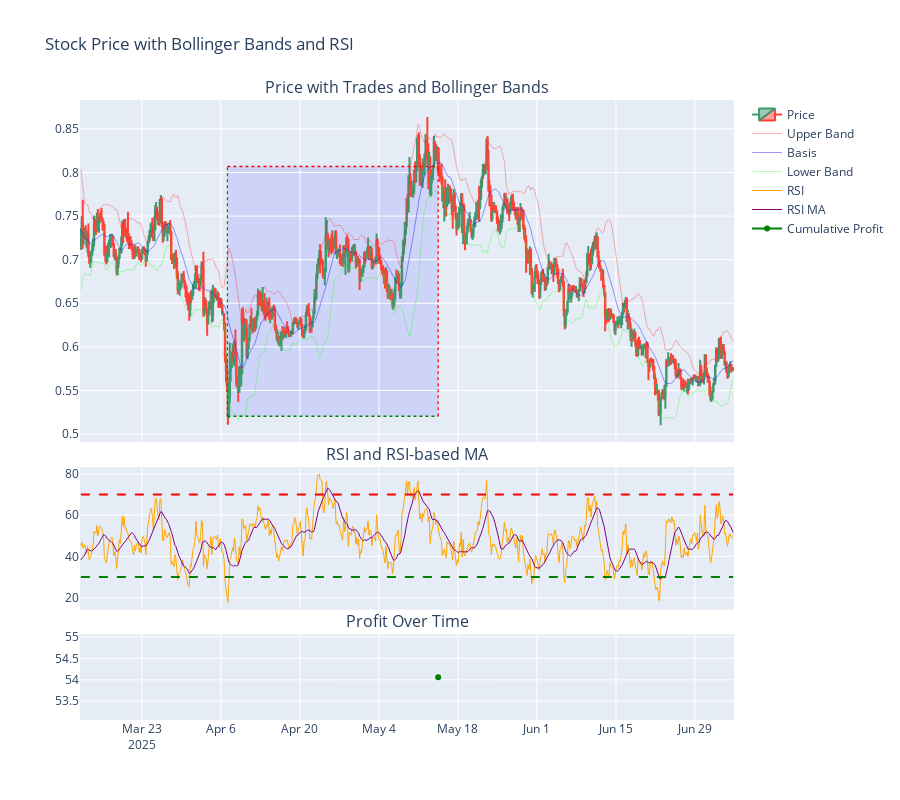

The code cell stored with this chart in its notebook:
### Code cell
## Code to plot the trades on price data
priceData = pd.read_csv("../Data/PriceData/KRAKEN_ADAUSD, 240.csv")

# get the last and top strategy
strat = trad2v[trad2v['Strategy'] == 9]

# Create figure with 2 rows: main price chart + RSI subplot
fig = make_subplots(
    rows=3, cols=1,
    shared_xaxes=True,
    vertical_spacing=0.04,
    row_heights=[0.6, 0.25, 0.15],
    subplot_titles=["Price with Trades and Bollinger Bands", "RSI and RSI-based MA", "Profit Over Time"]
)

# create a candlestick plot to show price
fig.add_trace(go.Candlestick(
    x=priceData.time,
    open=priceData.open,
    high=priceData.high,
    low=priceData.low,
    close=priceData.close,
    name='Price'
    ), row=1, col=1)

# # Add major low markers (triangle-up, green)
# fig.add_trace(go.Scatter(
#     x=major_lows['time'],
#     y=major_lows['close'],
#     mode='markers',
#     marker=dict(symbol='triangle-up', color='green', size=10),
#     name='Major Low'
# ))

# # Add major high markers (triangle-down, red)
# fig.add_trace(go.Scatter(
#     x=major_highs['time'],
#     y=major_highs['close'],
#     mode='markers',
#     marker=dict(symbol='triangle-down', color='red', size=10),
#     name='Major High'
# ))

# --- Bollinger Bands ---
fig.add_trace(go.Scatter(
    x=priceData['time'],
    y=priceData['Upper'],
    line=dict(color='rgba(255, 0, 0, 0.3)', width=1),
    name='Upper Band'
), row=1, col=1)

fig.add_trace(go.Scatter(
    x=priceData['time'],
    y=priceData['Basis'],
    line=dict(color='rgba(0, 0, 255, 0.4)', width=1),
    name='Basis'
), row=1, col=1)

fig.add_trace(go.Scatter(
    x=priceData['time'],
    y=priceData['Lower'],
    line=dict(color='rgba(0, 255, 0, 0.3)', width=1),
    name='Lower Band'
), row=1, col=1)

# --- RSI and RSI MA Subplot ---
fig.add_trace(go.Scatter(
    x=priceData['time'],
    y=priceData['RSI'],
    line=dict(color='orange', width=1),
    name='RSI'
), row=2, col=1)

fig.add_trace(go.Scatter(
    x=priceData['time'],
    y=priceData['RSI-based MA'],
    line=dict(color='purple', width=1),
    name='RSI MA'
), row=2, col=1)

# Add overbought/oversold lines
fig.add_shape(type='line', x0=priceData['time'].min(), x1=priceData['time'].max(),
              y0=70, y1=70, line=dict(color='red', dash='dash'), row=2, col=1)
fig.add_shape(type='line', x0=priceData['time'].min(), x1=priceData['time'].max(),
              y0=30, y1=30, line=dict(color='green', dash='dash'), row=2, col=1)

# Add shapes and annotations per trade
for _, trade in strat.iterrows():
    
    entry_time = trade['entry-time']
    exit_time = trade['exit-time']
    entry_price = trade['entry-price']
    exit_price = trade['exit-price']
    pct_change = trade['pct_change']
    profit = trade['profit']

    low_price = min(entry_price, exit_price)
    high_price = max(entry_price, exit_price)

    # 1. Rectangle for trade range
    fig.add_shape(
        type="rect",
        x0=entry_time,
        x1=exit_time,
        y0=low_price,
        y1=high_price,
        fillcolor="rgba(0, 0, 255, 0.1)",
        line=dict(width=0),
        layer="below"
    )

    # 2. Horizontal dotted green line at entry price
    fig.add_shape(
        type="line",
        x0=entry_time,
        x1=exit_time,
        y0=entry_price,
        y1=entry_price,
        line=dict(color="green", dash="dot", width=1.5),
        layer="above"
    )

    # 3. Horizontal dotted red line at exit price
    fig.add_shape(
        type="line",
        x0=entry_time,
        x1=exit_time,
        y0=exit_price,
        y1=exit_price,
        line=dict(color="red", dash="dot", width=1.5),
        layer="above"
    )

    # 4. Vertical dotted lines for timing
    fig.add_shape(
        type="line",
        x0=entry_time,
        x1=entry_time,
        y0=low_price,
        y1=high_price,
        line=dict(color="green", dash="dot", width=1.2),
        layer="above"
    )
    fig.add_shape(
        type="line",
        x0=exit_time,
        x1=exit_time,
        y0=low_price,
        y1=high_price,
        line=dict(color="red", dash="dot", width=1.2),
        layer="above"
    )

    # 5. Invisible marker to show trade info on hover
    mid_time = entry_time  # (optionally: midpoint = entry + (exit - entry)/2)
    mid_price = (entry_price + exit_price) / 2

    hover_text = (
        f"Entry Date: {entry_time}<br>"
        f"Entry Price: {entry_price:.4f}<br>"
        f"Exit Date: {exit_time}<br>"
        f"Exit Price: {exit_price:.4f}<br>"
        f"Change: {pct_change:.2f}%<br>"
        f"Profit: {profit:.2f}"
    )

    fig.add_trace(go.Scatter(
        x=[mid_time],
        y=[mid_price],
        mode="markers",
        marker=dict(size=1, color="rgba(0,0,0,0)"),
        hoverinfo="text",
        hovertext=hover_text,
        showlegend=False
    ))

# --- Profit over time subplot ---
fig.add_trace(go.Scatter(
    x=strat['exit-time'],
    y=strat['profit'].cumsum(),
    mode='lines+markers',
    line=dict(color='green', width=2),
    name='Cumulative Profit'
), row=3, col=1)

# Final layout
fig.update_layout(
    title='Stock Price with Bollinger Bands and RSI',
    xaxis_rangeslider_visible=False,
    hovermode='x unified',
    height=800
)



fig.show()

### Figure 1 — Plotly figure (JSON) as saved in the notebook; plotly's stock layout.template omitted (floating-point values rounded to 4 significant figures; data arrays with more than 128 entries replaced by an {"elided": "..."} marker saying what was removed)
{"data": [{"close": {"elided": "694 float values"}, "high": {"elided": "694 float values"}, "low": {"elided": "694 float values"}, "name": "Price", "open": {"elided": "694 float values"}, "type": "candlestick", "x": {"elided": "694 str values"}, "xaxis": "x", "yaxis": "y"}, {"line": {"color": "rgba(255, 0, 0, 0.3)", "width": 1}, "name": "Upper Band", "type": "scatter", "x": {"elided": "694 str values"}, "xaxis": "x", "y": {"elided": "694 float values"}, "yaxis": "y"}, {"line": {"color": "rgba(0, 0, 255, 0.4)", "width": 1}, "name": "Basis", "type": "scatter", "x": {"elided": "694 str values"}, "xaxis": "x", "y": {"elided": "694 float values"}, "yaxis": "y"}, {"line": {"color": "rgba(0, 255, 0, 0.3)", "width": 1}, "name": "Lower Band", "type": "scatter", "x": {"elided": "694 str values"}, "xaxis": "x", "y": {"elided": "694 float values"}, "yaxis": "y"}, {"line": {"color": "orange", "width": 1}, "name": "RSI", "type": "scatter", "x": {"elided": "694 str values"}, "xaxis": "x2", "y": {"elided": "694 float values"}, "yaxis": "y2"}, {"line": {"color": "purple", "width": 1}, "name": "RSI MA", "type": "scatter", "x": {"elided": "694 str values"}, "xaxis": "x2", "y": {"elided": "694 float values"}, "yaxis": "y2"}, {"hoverinfo": "text", "hovertext": "Entry Date: 2025-04-07 04:00:00+00:00<br>Entry Price: 0.5203<br>Exit Date: 2025-05-14 12:00:00+00:00<br>Exit Price: 0.8069<br>Change: 55.08%<br>Profit: 54.06", "marker": {"color": "rgba(0,0,0,0)", "size": 1}, "mode": "markers", "showlegend": false, "type": "scatter", "x": ["2025-04-07T04:00:00+00:00"], "y": [0.6636]}, {"line": {"color": "green", "width": 2}, "mode": "lines+markers", "name": "Cumulative Profit", "type": "scatter", "x": ["2025-05-14T12:00:00.000000000"], "xaxis": "x3", "y": [54.06], "yaxis": "y3"}], "layout": {"annotations": [{"font": {"size": 16}, "showarrow": false, "text": "Price with Trades and Bollinger Bands", "x": 0.5, "xanchor": "center", "xref": "paper", "y": 1, "yanchor": "bottom", "yref": "paper"}, {"font": {"size": 16}, "showarrow": false, "text": "RSI and RSI-based MA", "x": 0.5, "xanchor": "center", "xref": "paper", "y": 0.408, "yanchor": "bottom", "yref": "paper"}, {"font": {"size": 16}, "showarrow": false, "text": "Profit Over Time", "x": 0.5, "xanchor": "center", "xref": "paper", "y": 0.138, "yanchor": "bottom", "yref": "paper"}], "height": 800, "hovermode": "x unified", "shapes": [{"line": {"color": "red", "dash": "dash"}, "type": "line", "x0": "2025-03-12T05:00:00+01:00", "x1": "2025-07-05T18:00:00+02:00", "xref": "x2", "y0": 70, "y1": 70, "yref": "y2"}, {"line": {"color": "green", "dash": "dash"}, "type": "line", "x0": "2025-03-12T05:00:00+01:00", "x1": "2025-07-05T18:00:00+02:00", "xref": "x2", "y0": 30, "y1": 30, "yref": "y2"}, {"fillcolor": "rgba(0, 0, 255, 0.1)", "layer": "below", "line": {"width": 0}, "type": "rect", "x0": "2025-04-07T04:00:00+00:00", "x1": "2025-05-14T12:00:00+00:00", "y0": 0.5203, "y1": 0.8069}, {"layer": "above", "line": {"color": "green", "dash": "dot", "width": 1.5}, "type": "line", "x0": "2025-04-07T04:00:00+00:00", "x1": "2025-05-14T12:00:00+00:00", "y0": 0.5203, "y1": 0.5203}, {"layer": "above", "line": {"color": "red", "dash": "dot", "width": 1.5}, "type": "line", "x0": "2025-04-07T04:00:00+00:00", "x1": "2025-05-14T12:00:00+00:00", "y0": 0.8069, "y1": 0.8069}, {"layer": "above", "line": {"color": "green", "dash": "dot", "width": 1.2}, "type": "line", "x0": "2025-04-07T04:00:00+00:00", "x1": "2025-04-07T04:00:00+00:00", "y0": 0.5203, "y1": 0.8069}, {"layer": "above", "line": {"color": "red", "dash": "dot", "width": 1.2}, "type": "line", "x0": "2025-05-14T12:00:00+00:00", "x1": "2025-05-14T12:00:00+00:00", "y0": 0.5203, "y1": 0.8069}], "title": {"text": "Stock Price with Bollinger Bands and RSI"}, "xaxis": {"anchor": "y", "domain": [0, 1], "matches": "x3", "rangeslider": {"visible": false}, "showticklabels": false}, "xaxis2": {"anchor": "y2", "domain": [0, 1], "matches": "x3", "showticklabels": false}, "xaxis3": {"anchor": "y3", "domain": [0, 1]}, "yaxis": {"anchor": "x", "domain": [0.448, 1]}, "yaxis2": {"anchor": "x2", "domain": [0.178, 0.408]}, "yaxis3": {"anchor": "x3", "domain": [0, 0.138]}}}
